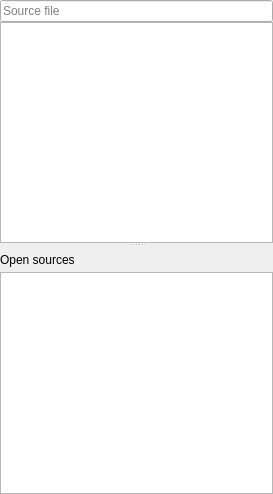
<?xml version="1.0" encoding="UTF-8"?>
<ui version="4.0">
 <class>SourcesAndOpenFiles</class>
 <widget class="QWidget" name="SourcesAndOpenFiles">
  <property name="geometry">
   <rect>
    <x>0</x>
    <y>0</y>
    <width>273</width>
    <height>494</height>
   </rect>
  </property>
  <property name="windowTitle">
   <string>Form</string>
  </property>
  <layout class="QVBoxLayout" name="verticalLayout_3">
   <property name="spacing">
    <number>0</number>
   </property>
   <property name="leftMargin">
    <number>0</number>
   </property>
   <property name="topMargin">
    <number>0</number>
   </property>
   <property name="rightMargin">
    <number>0</number>
   </property>
   <property name="bottomMargin">
    <number>0</number>
   </property>
   <item>
    <widget class="QSplitter" name="m_splitter">
     <property name="orientation">
      <enum>Qt::Vertical</enum>
     </property>
     <widget class="QWidget" name="widget" native="true">
      <layout class="QVBoxLayout" name="verticalLayout">
       <property name="spacing">
        <number>0</number>
       </property>
       <property name="leftMargin">
        <number>0</number>
       </property>
       <property name="topMargin">
        <number>0</number>
       </property>
       <property name="rightMargin">
        <number>0</number>
       </property>
       <property name="bottomMargin">
        <number>0</number>
       </property>
       <item>
        <widget class="QLineEdit" name="m_searchLineEdit">
         <property name="placeholderText">
          <string>Source file</string>
         </property>
        </widget>
       </item>
       <item>
        <widget class="QStackedWidget" name="m_sourcesStackedWidget">
         <widget class="QWidget" name="page">
          <layout class="QVBoxLayout" name="verticalLayout_4">
           <property name="spacing">
            <number>0</number>
           </property>
           <property name="leftMargin">
            <number>0</number>
           </property>
           <property name="topMargin">
            <number>0</number>
           </property>
           <property name="rightMargin">
            <number>0</number>
           </property>
           <property name="bottomMargin">
            <number>0</number>
           </property>
           <item>
            <widget class="QTreeView" name="m_sourcesTreeView"/>
           </item>
          </layout>
         </widget>
         <widget class="QWidget" name="page_2">
          <layout class="QVBoxLayout" name="verticalLayout_5">
           <property name="spacing">
            <number>0</number>
           </property>
           <property name="leftMargin">
            <number>0</number>
           </property>
           <property name="topMargin">
            <number>0</number>
           </property>
           <property name="rightMargin">
            <number>0</number>
           </property>
           <property name="bottomMargin">
            <number>0</number>
           </property>
           <item>
            <widget class="QListView" name="m_sourceSearchView"/>
           </item>
          </layout>
         </widget>
        </widget>
       </item>
      </layout>
     </widget>
     <widget class="QWidget" name="widget_2" native="true">
      <layout class="QVBoxLayout" name="verticalLayout_2">
       <property name="spacing">
        <number>0</number>
       </property>
       <property name="leftMargin">
        <number>0</number>
       </property>
       <property name="topMargin">
        <number>0</number>
       </property>
       <property name="rightMargin">
        <number>0</number>
       </property>
       <property name="bottomMargin">
        <number>0</number>
       </property>
       <item>
        <widget class="QLabel" name="m_openDocumentsLabel">
         <property name="minimumSize">
          <size>
           <width>0</width>
           <height>25</height>
          </size>
         </property>
         <property name="maximumSize">
          <size>
           <width>16777215</width>
           <height>25</height>
          </size>
         </property>
         <property name="text">
          <string>Open sources</string>
         </property>
        </widget>
       </item>
       <item>
        <widget class="QListView" name="m_openDocumentsView"/>
       </item>
      </layout>
     </widget>
    </widget>
   </item>
  </layout>
 </widget>
 <resources/>
 <connections/>
</ui>
